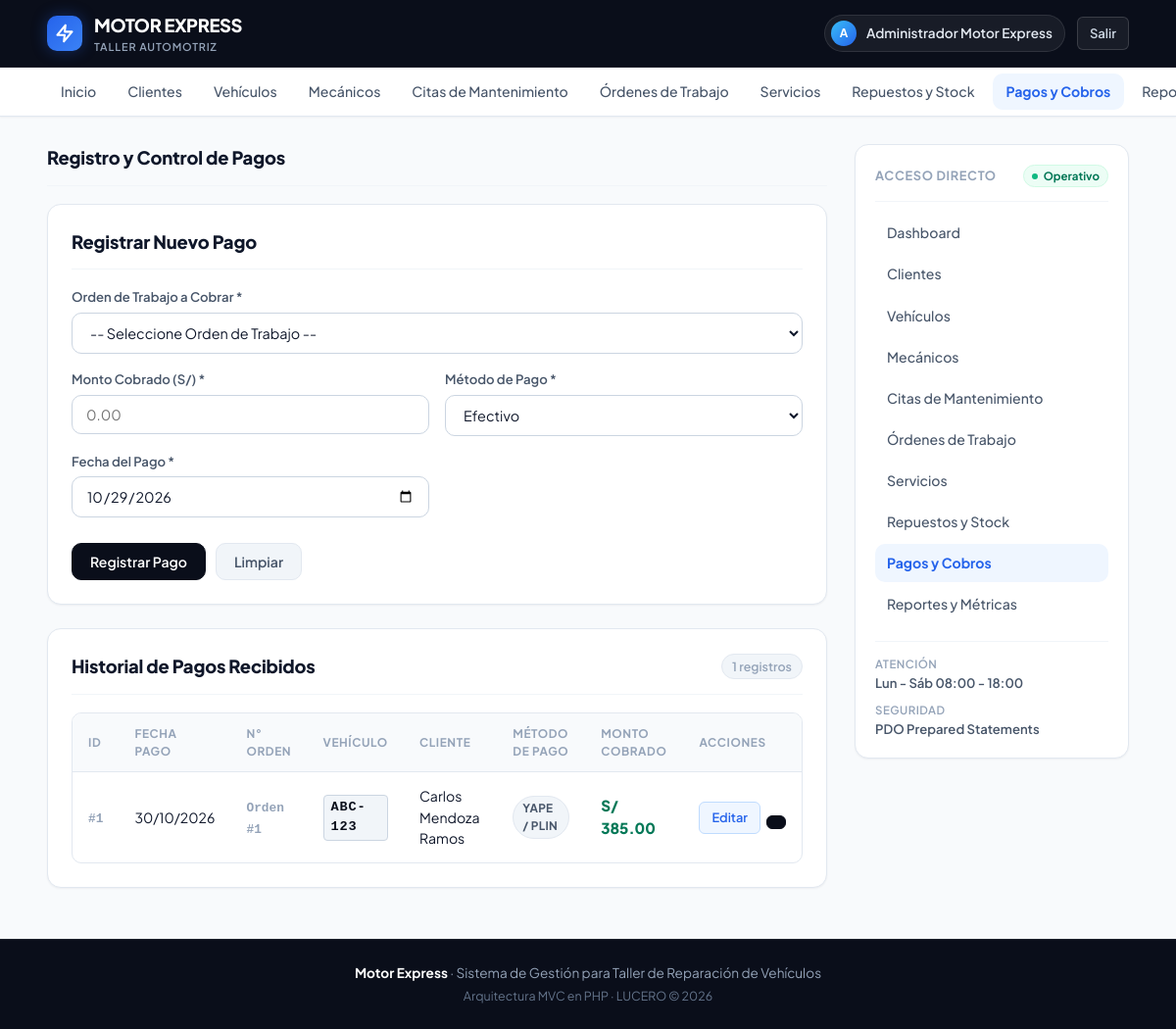
/views/pagos.php (signed in), run on the app's committed database.
### tables this page shows
CREATE TABLE IF NOT EXISTS `pago` (
    `id` INT AUTO_INCREMENT PRIMARY KEY,
    `orden_id` INT NOT NULL,
    `monto` DECIMAL(10,2) NOT NULL,
    `metodo` ENUM('efectivo','tarjeta_credito','tarjeta_debito','yape') NOT NULL,
    `fecha` DATE NOT NULL,
    CONSTRAINT `fk_pago_orden` FOREIGN KEY (`orden_id`) 
        REFERENCES `ordenes_trabajo`(`id`) ON DELETE CASCADE ON UPDATE CASCADE
);

CREATE TABLE IF NOT EXISTS `vehiculo` (
    `id` INT AUTO_INCREMENT PRIMARY KEY,
    `cliente_id` INT NOT NULL,
    `placa` VARCHAR(10) NOT NULL UNIQUE,
    `marca` VARCHAR(50) NOT NULL,
    `modelo` VARCHAR(50) NOT NULL,
    `anio` INT NOT NULL,
    CONSTRAINT `fk_vehiculo_cliente` FOREIGN KEY (`cliente_id`) 
        REFERENCES `cliente`(`id`) ON DELETE CASCADE ON UPDATE CASCADE
);

CREATE TABLE IF NOT EXISTS `cliente` (
    `id` INT AUTO_INCREMENT PRIMARY KEY,
    `nombre` VARCHAR(70) NOT NULL,
    `telefono` VARCHAR(15),
    `email` VARCHAR(50)
);

### views/pagos.php (called while the page is built, shortened)
<?php
require_once __DIR__ . '/../controller/PagoController.php';
$controller = new PagoController();
$edit = isset($_GET['editar']) ? $controller->modelo->obtener((int) $_GET['editar']) : false;
$rows = $controller->modelo->listarConOrden();
require __DIR__ . '/pagos/index.php';

### controller/BaseController.php (called while the page is built, shortened)
<?php
require_once __DIR__ . '/../model/BaseModel.php';
function db(): PDO
{
    static $db = null;
    if ($db === null) {
        $database = new Database();
        $db = $database->conectar();
    }
    return $db;
}
function e($valor): string
{
    return htmlspecialchars((string) $valor, ENT_QUOTES, 'UTF-8');
}

### controller/PagoController.php (called while the page is built, shortened)
<?php
require_once __DIR__ . '/BaseController.php';
require_once __DIR__ . '/../model/Pago.php';
class PagoController
{
    public function __construct()
    {
        $this->modelo = new Pago(db());
    }
}

### model/BaseModel.php (called while the page is built, shortened)
<?php
abstract class BaseModel
{
    public function __construct(PDO $db)
    {
        $this->db = $db;
    }
}

### model/Pago.php (called while the page is built, shortened)
<?php
require_once __DIR__ . '/BaseModel.php';
class Pago extends BaseModel
{
    public function listarConOrden(): array
    {
        $sql = "SELECT p.*,
                       ot.diagnostico AS orden_diagnostico,
                       ot.estado AS orden_estado,
                       v.placa AS vehiculo_placa,
                       c.nombre AS cliente_nombre
                FROM pago p
                LEFT JOIN ordenes_trabajo ot ON p.orden_id = ot.id
                LEFT JOIN cita ci ON ot.cita_id = ci.id
                LEFT JOIN vehiculo v ON ci.vehiculo_id = v.id
                LEFT JOIN cliente c ON v.cliente_id = c.id
                ORDER BY p.fecha DESC, p.id DESC LIMIT 500";
        return $this->db->query($sql)->fetchAll();
    }
}

### views/pagos/form.php (the view, shortened to what this page needs)
<form method="post" class="form-grid">
    <div class="form-group" style="grid-column: span 2;">
        <label for="orden_id">Orden de Trabajo a Cobrar *</label>
        <select id="orden_id" name="orden_id" required>
            <option value="">-- Seleccione Orden de Trabajo --</option>
        </select>
    </div>
    <div class="form-group">
        <label for="monto">Monto Cobrado (S/) *</label>
        <input type="number" id="monto" name="monto" value="<?= e($edit['monto'] ?? '') ?>" step="0.01" min="0.01" placeholder="0.00" required>
    </div>
    <div class="form-group">
        <label for="metodo">Método de Pago *</label>
        <?php $metodoActual = $edit['metodo'] ?? 'efectivo'; ?>
        <select id="metodo" name="metodo" required>
            <option value="efectivo" <?= $metodoActual === 'efectivo' ? 'selected' : '' ?>>Efectivo</option>
        </select>
    </div>
    <div class="form-group">
        <label for="fecha">Fecha del Pago *</label>
        <input type="date" id="fecha" name="fecha" value="<?= e($edit['fecha'] ?? date('Y-m-d')) ?>" required>
    </div>
    <div class="form-actions">
        <button type="submit" name="accion" value="guardar" class="btn btn-primary">
            <span><?= $edit ? 'Actualizar Pago' : 'Registrar Pago' ?></span>
        </button>
        <?php if ($edit): ?>
            <a href="pagos.php" class="btn btn-secondary">Cancelar Edición</a>
        <?php else: ?>
            <button type="reset" class="btn btn-secondary">Limpiar</button>
        <?php endif; ?>
    </div>
</form>

### views/pagos/lista.php (shortened to what this page needs)
<div class="table-responsive">
    <table>
        <thead>
            <tr>
                <th>ID</th>
                <th>Fecha Pago</th>
                <th>N° Orden</th>
                <th>Vehículo</th>
                <th>Cliente</th>
                <th>Método de Pago</th>
                <th>Monto Cobrado</th>
                <th>Acciones</th>
            </tr>
        </thead>
        <tbody>
            <?php if (empty($rows)): ?>
                <tr>
                    <td colspan="8" style="text-align: center; color: var(--text-muted); padding: 24px;">
                        No hay pagos registrados en este momento.
                    </td>
                </tr>
            <?php else: ?>
                <?php foreach ($rows as $fila): ?>
                    <tr>
                        <td><span class="id-tag">#<?= e($fila['id']) ?></span></td>
                        <td><?= date('d/m/Y', strtotime($fila['fecha'])) ?></td>
                        <td><span class="id-tag">Orden #<?= e($fila['orden_id']) ?></span></td>
                        <td><span class="plate-badge"><?= e($fila['vehiculo_placa']) ?></span></td>
                        <td><?= e($fila['cliente_nombre']) ?></td>
                        <td>
                            <span class="badge-status badge-metodo">
                                <?php
                                echo match($fila['metodo']) {
                                    'efectivo' => 'Efectivo',
                                    'tarjeta_credito' => 'Tarjeta Crédito',
                                    'tarjeta_debito' => 'Tarjeta Débito',
                                    'yape' => 'Yape / Plin',
                                    default => e($fila['metodo'])
                                };
                                ?>
                            </span>
                        </td>
                        <td><strong class="price-text" style="font-size: 0.95rem;">S/ <?= number_format($fila['monto'], 2) ?></strong></td>
                        <td>
                            <div class="table-actions">
                                <a href="pagos.php?editar=<?= e($fila['id']) ?>" class="btn-action btn-action-edit" title="Editar">
                                    <span>Editar</span>
                                </a>
                                <form method="post" onsubmit="return confirm('¿Está seguro de eliminar este registro de pago?');">
                                    <button type="submit" name="accion" value="eliminar" class="btn-action btn-action-danger" title="Eliminar">
                                    </button>
                                </form>
                            </div>
                        </td>
                    </tr>
                <?php endforeach; ?>
            <?php endif; ?>
        </tbody>
    </table>
</div>

### data on the page
pago: id "1", fecha "30/10/2026", orden "1", vehiculo.placa "ABC-123", cliente.nombre "Carlos Mendoza Ramos", metodo "YAPE / PLIN", monto "385.00"

### other printed values
mb_substr(e($_SESSION['nombre'] ?? 'U'), 0, 1) "A"
$_SESSION['nombre'] "Administrador Motor Express"
$m['nombre'] "Clientes"
$m['nombre'] "Vehículos"
$m['nombre'] "Mecánicos"
$m['nombre'] "Citas de Mantenimiento"
$m['nombre'] "Órdenes de Trabajo"
$m['nombre'] "Servicios"
$m['nombre'] "Repuestos y Stock"
$m['nombre'] "Pagos y Cobros"
$titulo "Registro y Control de Pagos"
count($rows) "1"
$m['nombre'] "Reportes y Métricas"
